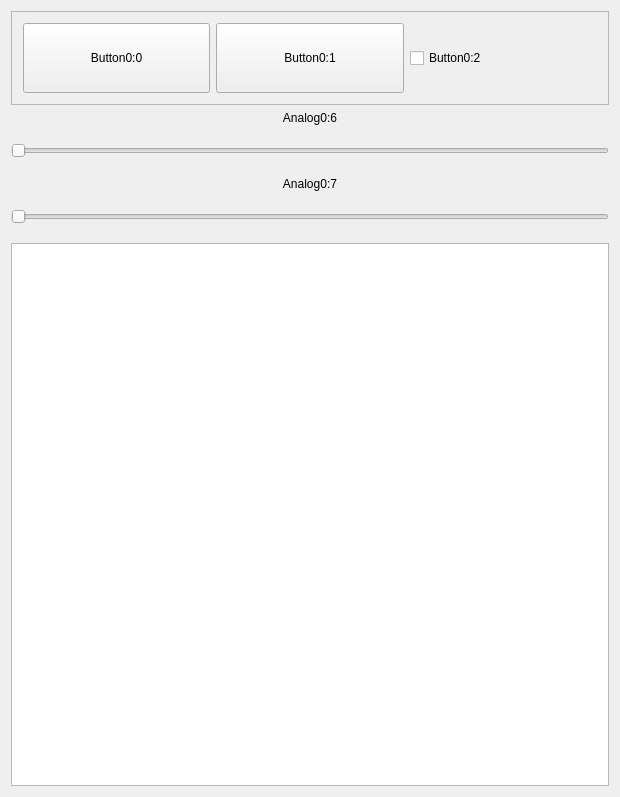
<?xml version="1.0" encoding="UTF-8"?>
<ui version="4.0">
 <class>MainWindow</class>
 <widget class="QMainWindow" name="MainWindow">
  <property name="geometry">
   <rect>
    <x>0</x>
    <y>0</y>
    <width>620</width>
    <height>797</height>
   </rect>
  </property>
  <property name="windowTitle">
   <string>VRPNServer</string>
  </property>
  <widget class="QWidget" name="centralWidget">
   <layout class="QVBoxLayout" name="verticalLayout">
    <item>
     <widget class="QFrame" name="frame">
      <property name="frameShape">
       <enum>QFrame::StyledPanel</enum>
      </property>
      <property name="frameShadow">
       <enum>QFrame::Raised</enum>
      </property>
      <layout class="QHBoxLayout" name="horizontalLayout">
       <item>
        <widget class="QPushButton" name="pushButton">
         <property name="minimumSize">
          <size>
           <width>0</width>
           <height>70</height>
          </size>
         </property>
         <property name="text">
          <string>Button0:0</string>
         </property>
        </widget>
       </item>
       <item>
        <widget class="QPushButton" name="pushButton_2">
         <property name="minimumSize">
          <size>
           <width>0</width>
           <height>70</height>
          </size>
         </property>
         <property name="text">
          <string>Button0:1</string>
         </property>
        </widget>
       </item>
       <item>
        <widget class="QCheckBox" name="checkBox">
         <property name="minimumSize">
          <size>
           <width>0</width>
           <height>0</height>
          </size>
         </property>
         <property name="text">
          <string>Button0:2</string>
         </property>
        </widget>
       </item>
      </layout>
     </widget>
    </item>
    <item>
     <widget class="QLabel" name="label">
      <property name="text">
       <string>Analog0:6</string>
      </property>
      <property name="alignment">
       <set>Qt::AlignCenter</set>
      </property>
     </widget>
    </item>
    <item>
     <widget class="QSlider" name="horizontalSlider">
      <property name="minimumSize">
       <size>
        <width>0</width>
        <height>40</height>
       </size>
      </property>
      <property name="maximum">
       <number>100</number>
      </property>
      <property name="orientation">
       <enum>Qt::Horizontal</enum>
      </property>
     </widget>
    </item>
    <item>
     <widget class="QLabel" name="label_2">
      <property name="text">
       <string>Analog0:7</string>
      </property>
      <property name="alignment">
       <set>Qt::AlignCenter</set>
      </property>
     </widget>
    </item>
    <item>
     <widget class="QSlider" name="horizontalSlider_2">
      <property name="minimumSize">
       <size>
        <width>0</width>
        <height>40</height>
       </size>
      </property>
      <property name="maximum">
       <number>100</number>
      </property>
      <property name="orientation">
       <enum>Qt::Horizontal</enum>
      </property>
     </widget>
    </item>
    <item>
     <widget class="QTextBrowser" name="textBrowser">
      <property name="maximumSize">
       <size>
        <width>16777215</width>
        <height>16777215</height>
       </size>
      </property>
     </widget>
    </item>
   </layout>
  </widget>
 </widget>
 <layoutdefault spacing="6" margin="11"/>
 <resources/>
 <connections>
  <connection>
   <sender>checkBox</sender>
   <signal>toggled(bool)</signal>
   <receiver>MainWindow</receiver>
   <slot>Button2(bool)</slot>
   <hints>
    <hint type="sourcelabel">
     <x>452</x>
     <y>55</y>
    </hint>
    <hint type="destinationlabel">
     <x>617</x>
     <y>55</y>
    </hint>
   </hints>
  </connection>
  <connection>
   <sender>horizontalSlider</sender>
   <signal>valueChanged(int)</signal>
   <receiver>MainWindow</receiver>
   <slot>Analog0(int)</slot>
   <hints>
    <hint type="sourcelabel">
     <x>21</x>
     <y>103</y>
    </hint>
    <hint type="destinationlabel">
     <x>3</x>
     <y>120</y>
    </hint>
   </hints>
  </connection>
  <connection>
   <sender>horizontalSlider_2</sender>
   <signal>valueChanged(int)</signal>
   <receiver>MainWindow</receiver>
   <slot>Analog1(int)</slot>
   <hints>
    <hint type="sourcelabel">
     <x>604</x>
     <y>138</y>
    </hint>
    <hint type="destinationlabel">
     <x>616</x>
     <y>143</y>
    </hint>
   </hints>
  </connection>
  <connection>
   <sender>MainWindow</sender>
   <signal>displayText(QString)</signal>
   <receiver>textBrowser</receiver>
   <slot>setText(QString)</slot>
   <hints>
    <hint type="sourcelabel">
     <x>614</x>
     <y>205</y>
    </hint>
    <hint type="destinationlabel">
     <x>591</x>
     <y>205</y>
    </hint>
   </hints>
  </connection>
  <connection>
   <sender>pushButton</sender>
   <signal>pressed()</signal>
   <receiver>MainWindow</receiver>
   <slot>Button0Down()</slot>
   <hints>
    <hint type="sourcelabel">
     <x>30</x>
     <y>54</y>
    </hint>
    <hint type="destinationlabel">
     <x>2</x>
     <y>49</y>
    </hint>
   </hints>
  </connection>
  <connection>
   <sender>pushButton</sender>
   <signal>released()</signal>
   <receiver>MainWindow</receiver>
   <slot>Button0Up()</slot>
   <hints>
    <hint type="sourcelabel">
     <x>36</x>
     <y>55</y>
    </hint>
    <hint type="destinationlabel">
     <x>3</x>
     <y>34</y>
    </hint>
   </hints>
  </connection>
  <connection>
   <sender>pushButton_2</sender>
   <signal>pressed()</signal>
   <receiver>MainWindow</receiver>
   <slot>Button1Down()</slot>
   <hints>
    <hint type="sourcelabel">
     <x>313</x>
     <y>55</y>
    </hint>
    <hint type="destinationlabel">
     <x>386</x>
     <y>75</y>
    </hint>
   </hints>
  </connection>
  <connection>
   <sender>pushButton_2</sender>
   <signal>released()</signal>
   <receiver>MainWindow</receiver>
   <slot>Button1Up()</slot>
   <hints>
    <hint type="sourcelabel">
     <x>284</x>
     <y>56</y>
    </hint>
    <hint type="destinationlabel">
     <x>355</x>
     <y>94</y>
    </hint>
   </hints>
  </connection>
 </connections>
 <slots>
  <signal>displayText(QString)</signal>
  <slot>Button0Down()</slot>
  <slot>Button1Down()</slot>
  <slot>Button2(bool)</slot>
  <slot>Analog0(int)</slot>
  <slot>Analog1(int)</slot>
  <slot>Button0Up()</slot>
  <slot>Button1Up()</slot>
 </slots>
</ui>
